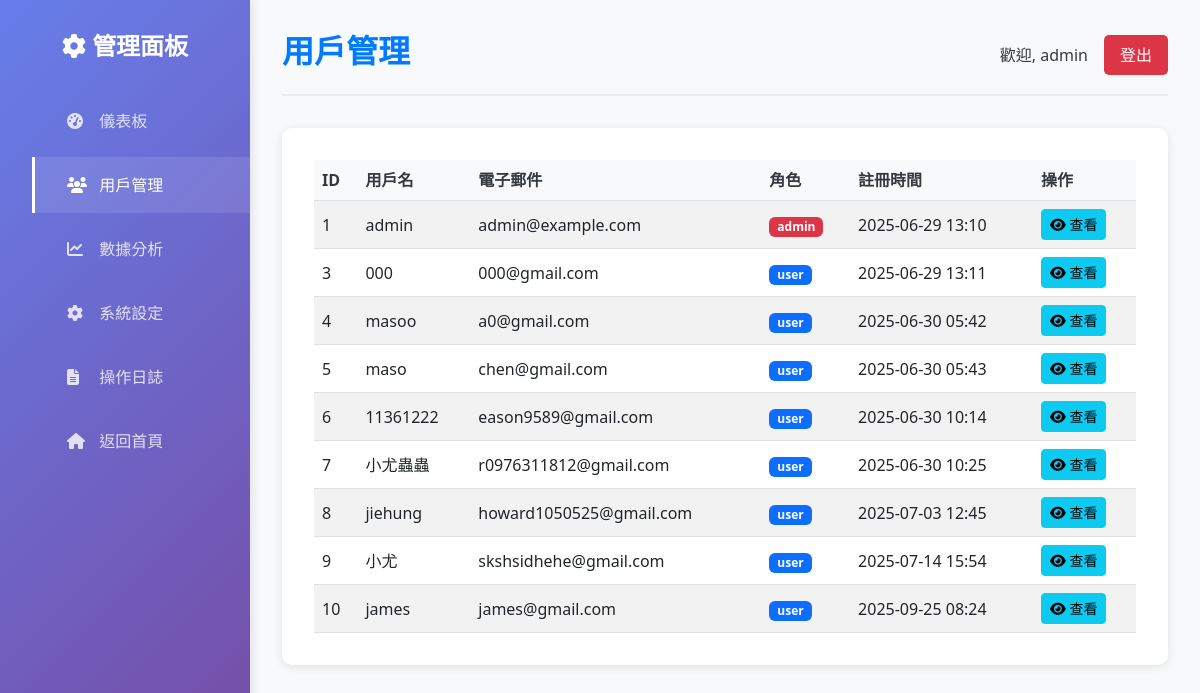
Page /admin/users (signed in) on the committed database.
### models.py (models this page shows, shortened)
class User(db.Model, UserMixin):
    __tablename__ = 'users'
    id = db.Column(db.Integer, primary_key=True)
    username = db.Column(db.String(80), unique=True, nullable=False)
    email = db.Column(db.String(120), unique=True, nullable=False)
    password_hash = db.Column(db.String(256), nullable=False)
    role = db.Column(db.String(20), nullable=False, default='user') # 'user' or 'admin'
    preferred_accent = db.Column(db.String(10), nullable=False, default='us') # 'us' or 'co.uk'
    created_at = db.Column(db.DateTime, default=datetime.utcnow)

### admin.py (the view)
@admin_bp.route('/users')
@admin_required
def users():
    page = request.args.get('page', 1, type=int)
    per_page = 20
    users = User.query.paginate(
        page=page, per_page=per_page, error_out=False
    )
    log_admin_action(f"Viewed users list (page {page})")
    return render_template('admin_users.html', users=users)

### admin.py (called while the page is built)
def admin_required(f):
    @wraps(f)
    @login_required
    def decorated_function(*args, **kwargs):
        if current_user.role != 'admin':
            abort(403)
        return f(*args, **kwargs)
    return decorated_function

def log_admin_action(action):
    admin_log = AdminLog(
        admin_id=current_user.id,
        action=action,
        timestamp=datetime.utcnow()
    )
    db.session.add(admin_log)
    db.session.commit()

### app.py (called while the page is built)
@login_manager.user_loader
def load_user(user_id):
    return db.session.get(User, int(user_id))

### templates/admin_users.html (shortened to what this page needs)
<!DOCTYPE html>
<html lang="zh-Hant">
<head>
    <link rel="stylesheet" href="https://cdnjs.cloudflare.com/ajax/libs/font-awesome/6.4.2/css/all.min.css">
    <link rel="stylesheet" href="https://cdnjs.cloudflare.com/ajax/libs/bootstrap/5.3.0/css/bootstrap.min.css">
    <link rel="stylesheet" href="{{ url_for('static', filename='css/admin.css') }}">
</head>
<body>
    <div class="admin-container">
        <aside class="sidebar">
            <h2><i class="fas fa-cog"></i> 管理面板</h2>
            <ul>
                <li><a href="{{ url_for('admin.dashboard') }}"><i class="fas fa-tachometer-alt"></i> 儀表板</a></li>
                <li><a href="{{ url_for('admin.users') }}" class="active"><i class="fas fa-users"></i> 用戶管理</a></li>
                <li><a href="{{ url_for('admin.analytics') }}"><i class="fas fa-chart-line"></i> 數據分析</a></li>
                <li><a href="{{ url_for('admin.settings') }}"><i class="fas fa-cog"></i> 系統設定</a></li>
                <li><a href="{{ url_for('admin.logs') }}"><i class="fas fa-file-alt"></i> 操作日誌</a></li>
                <li><a href="{{ url_for('index') }}"><i class="fas fa-home"></i> 返回首頁</a></li>
            </ul>
        </aside>
        <main class="main-content">
            <header class="header">
                <h1>用戶管理</h1>
                <div>
                    <span>歡迎, {{ current_user.username }}</span>
                    <a href="{{ url_for('auth.logout') }}" class="logout-btn">登出</a>
                </div>
            </header>
            <section class="users-section">
                <div class="table-responsive">
                    <table class="table table-striped">
                        <thead>
                            <tr>
                                <th>ID</th>
                                <th>用戶名</th>
                                <th>電子郵件</th>
                                <th>角色</th>
                                <th>註冊時間</th>
                                <th>操作</th>
                            </tr>
                        </thead>
                        <tbody>
                            {% for user in users.items %}
                            <tr>
                                <td>{{ user.id }}</td>
                                <td>{{ user.username }}</td>
                                <td>{{ user.email }}</td>
                                <td>
                                    <span class="badge {% if user.role == 'admin' %}bg-danger{% else %}bg-primary{% endif %}">
                                        {{ user.role }}
                                    </span>
                                </td>
                                <td>{{ user.created_at.strftime('%Y-%m-%d %H:%M') }}</td>
                                <td>
                                    <a href="{{ url_for('admin.user_detail', user_id=user.id) }}" class="btn btn-sm btn-info">
                                        <i class="fas fa-eye"></i> 查看
                                    </a>
                                </td>
                            </tr>
                            {% endfor %}
                        </tbody>
                    </table>
                </div>
            </section>
        </main>
    </div>
</body>
</html>

### static/css/admin.css (style rules this page uses)
:root { --primary-color: #007bff; --secondary-color: #6c757d; --success-color: #28a745; --danger-color: #dc3545; --warning-color: #ffc107; --info-color: #17a2b8; --dark-color: #343a40; --light-color: #f8f9fa; --sidebar-width: 250px; }
* { margin: 0; padding: 0; box-sizing: border-box; }
body { font-family: 'Segoe UI', Tahoma, Geneva, Verdana, sans-serif; background-color: var(--light-color); color: var(--dark-color); }
.admin-container { display: flex; min-height: 100vh; }
.sidebar { width: var(--sidebar-width); background: linear-gradient(135deg, #667eea 0%, #764ba2 100%); color: white; padding: 2rem 0; position: fixed; height: 100vh; overflow-y: auto; box-shadow: 2px 0 10px rgba(0, 0, 0, 0.1); }
.sidebar h2 { text-align: center; margin-bottom: 2rem; font-size: 1.5rem; font-weight: 600; }
.sidebar ul { list-style: none; }
.sidebar ul li { margin: 0.5rem 0; }
.sidebar ul li a { display: block; padding: 1rem 2rem; color: rgba(255, 255, 255, 0.8); text-decoration: none; transition: all 0.3s ease; border-left: 3px solid transparent; }
.sidebar ul li a:hover, .sidebar ul li a.active { background-color: rgba(255, 255, 255, 0.1); color: white; border-left-color: white; }
.sidebar ul li a i { margin-right: 0.5rem; width: 20px; }
.main-content { margin-left: var(--sidebar-width); flex: 1; padding: 2rem; background-color: var(--light-color); }
.header { display: flex; justify-content: space-between; align-items: center; margin-bottom: 2rem; padding-bottom: 1rem; border-bottom: 2px solid #e9ecef; }
.header h1 { color: var(--primary-color); font-size: 2rem; font-weight: 600; }
.header div { display: flex; align-items: center; gap: 1rem; }
.logout-btn { background: var(--danger-color); color: white; padding: 0.5rem 1rem; text-decoration: none; border-radius: 5px; transition: background-color 0.3s ease; }
.table { margin: 0; }
.table th { background-color: var(--light-color); color: var(--dark-color); font-weight: 600; border-top: none; }
.table td { vertical-align: middle; }
.badge { font-size: 0.75rem; padding: 0.25rem 0.5rem; }
.users-section { background: white; padding: 2rem; border-radius: 10px; box-shadow: 0 2px 10px rgba(0, 0, 0, 0.1); }

### rows in the picture
User: username "admin", id "1", email "admin@example.com", role "admin", created_at "2025-06-29 13:10"
User: id "3", username "000", email "000@gmail.com", role "user", created_at "2025-06-29 13:11"
User: id "4", username "masoo", email "a0@gmail.com", role "user", created_at "2025-06-30 05:42"
User: id "5", username "maso", email "chen@gmail.com", role "user", created_at "2025-06-30 05:43"
User: id "6", username "11361222", email "eason9589@gmail.com", role "user", created_at "2025-06-30 10:14"
User: id "7", username "小尤蟲蟲", email "r0976311812@gmail.com", role "user", created_at "2025-06-30 10:25"
User: id "8", username "jiehung", email "howard1050525@gmail.com", role "user", created_at "2025-07-03 12:45"
User: id "9", username "小尤", email "skshsidhehe@gmail.com", role "user", created_at "2025-07-14 15:54"
User: id "10", username "james", email "james@gmail.com", role "user", created_at "2025-09-25 08:24"
